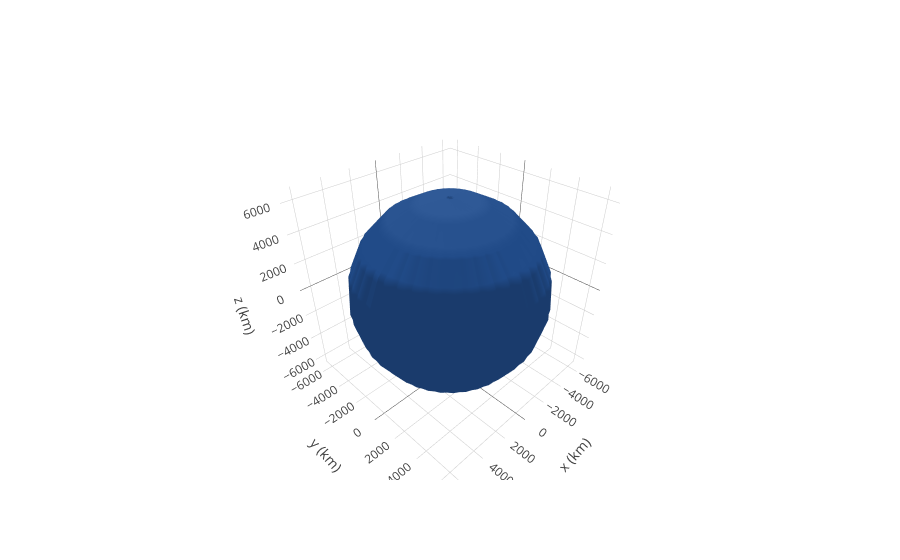

Notebook source saved alongside this figure:
### Code cell
frame = OrbitPlotter3D()

frame.set_attractor(Earth)

frame.show()

### Figure 1 — Plotly figure (JSON) as saved in the notebook; plotly's stock layout.template omitted (floating-point values rounded to 4 significant figures; data arrays with more than 128 entries replaced by an {"elided": "..."} marker saying what was removed)
{"data": [{"cauto": false, "cmax": 1.5, "cmin": 0.5, "colorscale": [[0, "#204a87"], [1, "#204a87"]], "name": "Earth", "showscale": false, "type": "surface", "uid": "b192c812-814e-11e8-b851-74dfbf8af6d7", "x": {"elided": "20x20 float values"}, "y": {"elided": "20x20 float values"}, "z": {"elided": "20x20 float values"}}], "layout": {"autosize": true, "scene": {"aspectmode": "data", "aspectratio": {"x": 1.002, "y": 0.9989, "z": 0.9989}, "xaxis": {"title": "x (km)"}, "yaxis": {"title": "y (km)"}, "zaxis": {"title": "z (km)"}}}}
